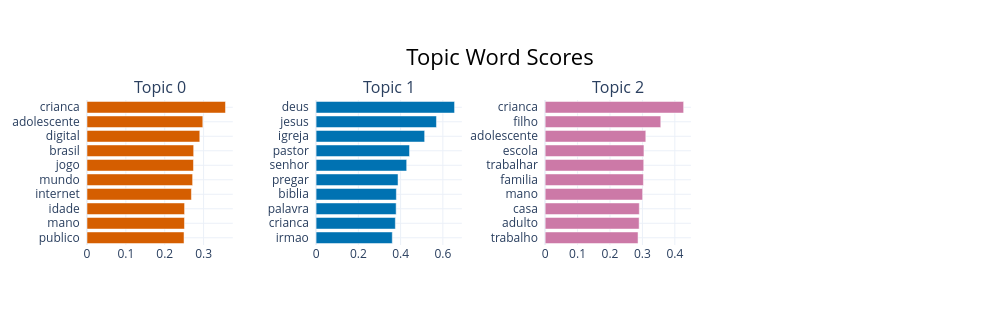

The cell this chart's notebook holds for it:
### Code cell
modelo_treinado.visualize_barchart(top_n_topics=5, n_words=10)

### Figure 1 — Plotly figure (JSON) as saved in the notebook; plotly's stock layout.template omitted (floating-point values rounded to 4 significant figures)
{"data": [{"marker": {"color": "#D55E00"}, "orientation": "h", "type": "bar", "x": [0.2497, 0.2509, 0.2511, 0.2687, 0.2718, 0.274, 0.2745, 0.2903, 0.298, 0.3564], "xaxis": "x", "y": ["publico  ", "mano  ", "idade  ", "internet  ", "mundo  ", "jogo  ", "brasil  ", "digital  ", "adolescente  ", "crianca  "], "yaxis": "y"}, {"marker": {"color": "#0072B2"}, "orientation": "h", "type": "bar", "x": [0.3607, 0.3752, 0.379, 0.3799, 0.3878, 0.4288, 0.4422, 0.5138, 0.5697, 0.6553], "xaxis": "x2", "y": ["irmao  ", "crianca  ", "palavra  ", "biblia  ", "pregar  ", "senhor  ", "pastor  ", "igreja  ", "jesus  ", "deus  "], "yaxis": "y2"}, {"marker": {"color": "#CC79A7"}, "orientation": "h", "type": "bar", "x": [0.2865, 0.2899, 0.2904, 0.3006, 0.3031, 0.304, 0.3047, 0.3104, 0.3566, 0.4271], "xaxis": "x3", "y": ["trabalho  ", "adulto  ", "casa  ", "mano  ", "familia  ", "trabalhar  ", "escola  ", "adolescente  ", "filho  ", "crianca  "], "yaxis": "y3"}], "layout": {"annotations": [{"font": {"size": 16}, "showarrow": false, "text": "Topic 0", "x": 0.0875, "xanchor": "center", "xref": "paper", "y": 1, "yanchor": "bottom", "yref": "paper"}, {"font": {"size": 16}, "showarrow": false, "text": "Topic 1", "x": 0.3625, "xanchor": "center", "xref": "paper", "y": 1, "yanchor": "bottom", "yref": "paper"}, {"font": {"size": 16}, "showarrow": false, "text": "Topic 2", "x": 0.6375, "xanchor": "center", "xref": "paper", "y": 1, "yanchor": "bottom", "yref": "paper"}], "height": 325, "hoverlabel": {"bgcolor": "white", "font": {"family": "Rockwell", "size": 16}}, "showlegend": false, "title": {"font": {"color": "Black", "size": 22}, "text": "Topic Word Scores", "x": 0.5, "xanchor": "center", "yanchor": "top"}, "width": 1000, "xaxis": {"anchor": "y", "domain": [0, 0.175], "showgrid": true}, "xaxis2": {"anchor": "y2", "domain": [0.275, 0.45], "showgrid": true}, "xaxis3": {"anchor": "y3", "domain": [0.55, 0.725], "showgrid": true}, "xaxis4": {"anchor": "y4", "domain": [0.825, 1], "showgrid": true}, "yaxis": {"anchor": "x", "domain": [0, 1], "showgrid": true}, "yaxis2": {"anchor": "x2", "domain": [0, 1], "showgrid": true}, "yaxis3": {"anchor": "x3", "domain": [0, 1], "showgrid": true}, "yaxis4": {"anchor": "x4", "domain": [0, 1], "showgrid": true}}}
